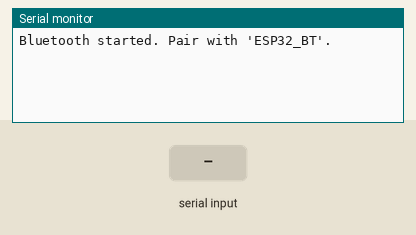
Simulated run of this sketch. Board: ESP32. Parts: the last lines printed to the serial monitor. Inputs (shaded band) come from the test bench. Nothing arrives over Bluetooth unless stated.

Above: at 1.2 s.
1.3 s: "1" received over the second serial link
At 2.5 s:
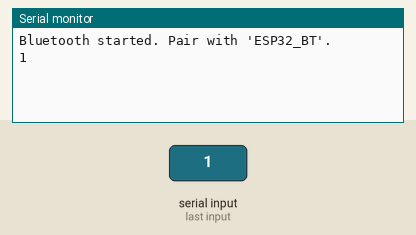
2.8 s: "0" received over the second serial link
At 3.8 s:
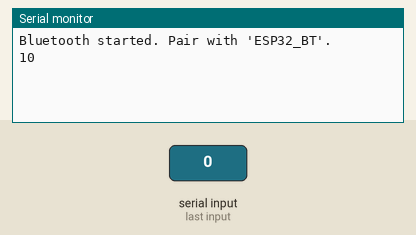

The sketch:

BT.ino
```cpp
#include "BluetoothSerial.h"

BluetoothSerial SerialBT;

void setup() {
  Serial.begin(115200);
  SerialBT.begin("ESP32_BT"); // Name of your ESP32 Bluetooth device
  Serial.println("Bluetooth started. Pair with 'ESP32_BT'.");
}

void loop() {
  if (Serial.available()) {
    SerialBT.write(Serial.read()); // Send from Serial Monitor to BT
  }
  if (SerialBT.available()) {
    Serial.write(SerialBT.read()); // Send from BT device to Serial Monitor
  }
}
```

Measured:
- after the input at 1.3 s, the serial monitor: prints a new line at once (image 1)
- after the input at 2.8 s, the serial monitor: prints a new line at once (image 2)
